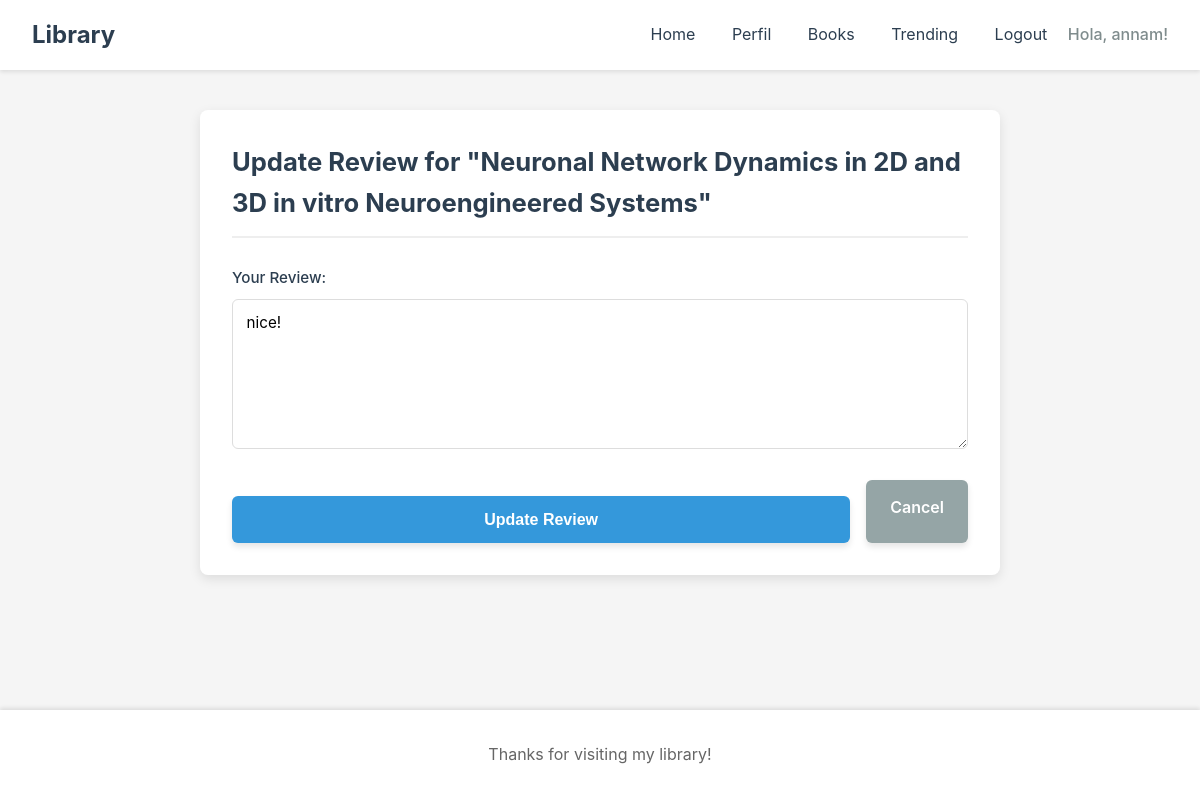
Page /review/4/update/ (signed in) on the committed database.
### web/models.py (models this page shows, shortened)
class Book(models.Model):
    ISBN = models.CharField(max_length=13, primary_key=True)  # ISBN as unique identifier
    title = models.CharField(max_length=255, default="Unknown")
    author = models.CharField(max_length=255)
    topic = models.CharField(max_length=255)
    publish_date = models.DateField()
    base_price = models.IntegerField()  # Points as unit

class Review(models.Model):
    user = models.ForeignKey(User, on_delete=models.CASCADE)
    book = models.ForeignKey(Book, on_delete=models.CASCADE)
    text = models.TextField()
    date = models.DateTimeField(auto_now_add=True)

### web/views.py (the view, shortened to what this page needs)
# urls.py: path('review/<int:pk>/update/', ReviewUpdateView.as_view(), name='review-update'),
class ReviewUpdateView(LoginRequiredMixin, UserPassesTestMixin, UpdateView):
    model = Review
    fields = ['text']
    template_name = 'review_form.html'
    def test_func(self):
        review = self.get_object()
        return self.request.user == review.user.auth_user
    def get_context_data(self, **kwargs):
        context = super().get_context_data(**kwargs)
        context['book'] = self.get_object().book
        context['action'] = 'Update'
        return context

### web/templates/review_form.html (shortened to what this page needs)
{% extends 'base.html' %}
{% block content %}
<div class="form-container">
    <h1>{{ action }} Review for "{{ book.title }}"</h1>
    <form method="post">
        <div class="form-group">
            <label for="id_text">Your Review:</label>
            {{ form.text }}
        </div>
        <div class="form-actions">
            <button type="submit" class="button submit-button">{{ action }} Review</button>
            <a href="{% url 'book-entry' book.ISBN %}" class="button cancel-button">Cancel</a>
        </div>
    </form>
</div>
{% endblock %}

### web/templates/base.html (shortened to what this page needs)
<!DOCTYPE html>
<html lang="en">
<head>
    <link rel="stylesheet" href="https://code.jquery.com/ui/1.13.2/themes/base/jquery-ui.css">
    {% load static %}
    <link rel="stylesheet" href="{% static 'style.css' %}">
</head>
<body>
    <header>
        <nav>
            <div class="logo">Library</div>
            <div class="nav-links">
                <a href="{% url 'home' %}">Home</a>
                {% if user.is_authenticated %}
                    <a href="{% url 'profile' %}">Perfil</a>
                    <a href="{% url 'books' %}">Books</a>
                    <a href="{% url 'trending' %}">Trending</a>
                    <a href="{% url 'logout' %}">Logout</a>
                    <span class="user-greeting">Hola, {{ user.username }}!</span>
                {% else %}
                    <a href="{% url 'login' %}">Login</a>
                    <a href="{% url 'register' %}">Register</a>
                {% endif %}
            </div>
        </nav>
    </header>
    <main>
        {% block content %}
        {% endblock %}
    </main>
    <footer>
        <p>Thanks for visiting my library!</p>
    </footer>
</body>
</html>

### web/static/style.css (style rules this page uses)
* { margin: 0; padding: 0; box-sizing: border-box; }
body { font-family: -apple-system, BlinkMacSystemFont, 'Segoe UI', Roboto, Oxygen, Ubuntu, sans-serif; line-height: 1.6; color: #333; background-color: #f5f5f5; }
.button, .action-button, .review-button, .add-to-database-button, .submit-button { display: inline-block; padding: 0.75rem 1.5rem; background-color: #3498db; color: white; text-decoration: none; border-radius: 6px; font-size: 1rem; font-weight: 600; border: none; cursor: pointer; transition: background-color 0.3s, transform 0.2s; box-shadow: 0 4px 6px rgba(0, 0, 0, 0.1); }
.submit-button { width: 100%; padding: 0.9rem; margin-top: 1rem; }
.cancel-button { background-color: #95a5a6; color: white; padding: 0.9rem 1.5rem; border: none; border-radius: 6px; font-size: 1rem; font-weight: 600; cursor: pointer; transition: background-color 0.3s, transform 0.1s; text-decoration: none; }
header { background-color: #fff; box-shadow: 0 2px 4px rgba(0, 0, 0, 0.1); padding: 1rem 2rem; }
nav { display: flex; justify-content: space-between; align-items: center; max-width: 1200px; margin: 0 auto; }
.logo { font-size: 1.5rem; font-weight: bold; color: #2c3e50; }
.nav-links a { color: #2c3e50; text-decoration: none; margin-left: 2rem; transition: color 0.3s ease; }
.user-greeting { margin-left: 1rem; color: #7f8c8d; font-weight: 500; }
main { max-width: 1200px; margin: 2rem auto; padding: 0 2rem; margin-bottom: 100px; position: relative; z-index: 1; }
.form-group { margin-bottom: 1.5rem; position: relative; text-align: left; }
.form-group label { display: block; margin-bottom: 0.5rem; color: #2c3e50; font-weight: 500; font-size: 0.95rem; }
.form-group textarea { width: 100%; height: 150px; padding: 0.85rem; border: 1px solid #ddd; border-radius: 6px; resize: vertical; font-family: inherit; font-size: 0.95rem; transition: all 0.2s ease; }
.form-actions { display: flex; gap: 1rem; margin-top: 1.5rem; }
footer { text-align: center; padding: 2rem; background-color: #fff; color: #666; position: fixed; bottom: 0; width: 100%; box-shadow: 0 -2px 4px rgba(0, 0, 0, 0.1); z-index: 10; }
.form-container { max-width: 800px; margin: 2.5rem auto; padding: 2rem; background-color: #fff; border-radius: 8px; box-shadow: 0 4px 12px rgba(0, 0, 0, 0.1); }
.form-container h1 { margin-bottom: 1.75rem; color: #2c3e50; border-bottom: 2px solid #eee; padding-bottom: 0.75rem; font-size: 1.6rem; }

### rows in the picture
Book: title "Neuronal Network Dynamics in 2D and 3D in vitro Neuroengineered Systems"
Review: text "nice!"

### other values in the picture
{{ user.username }} "annam"
{{ action }} "Update"
